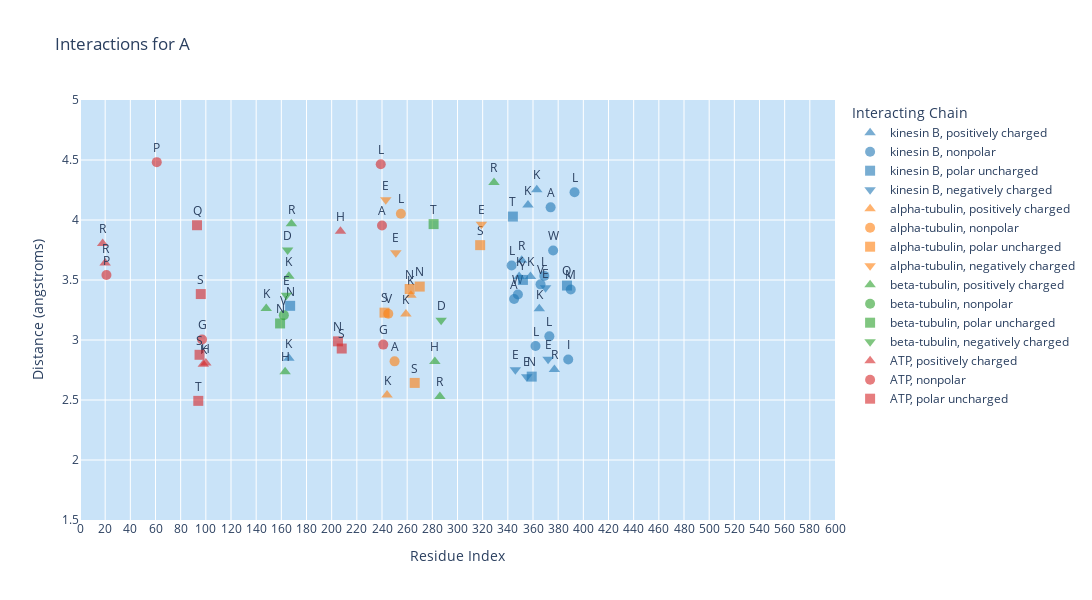
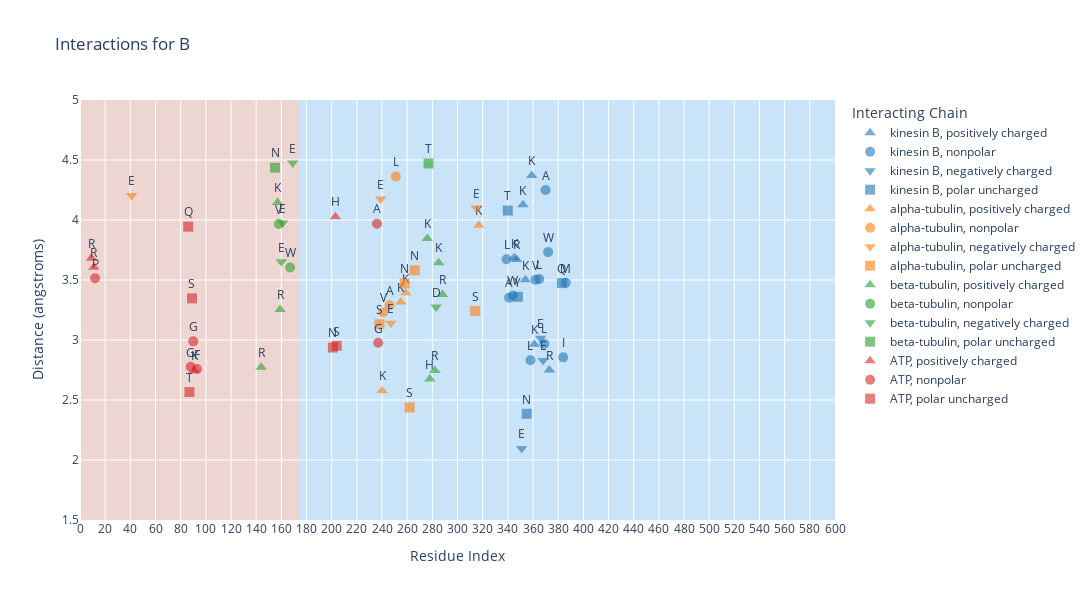
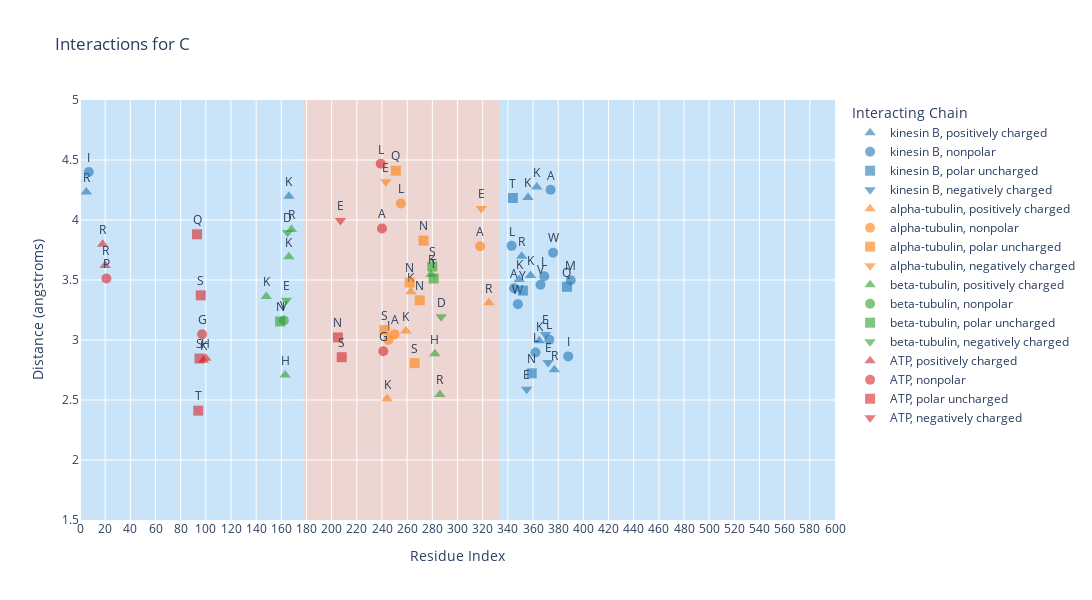
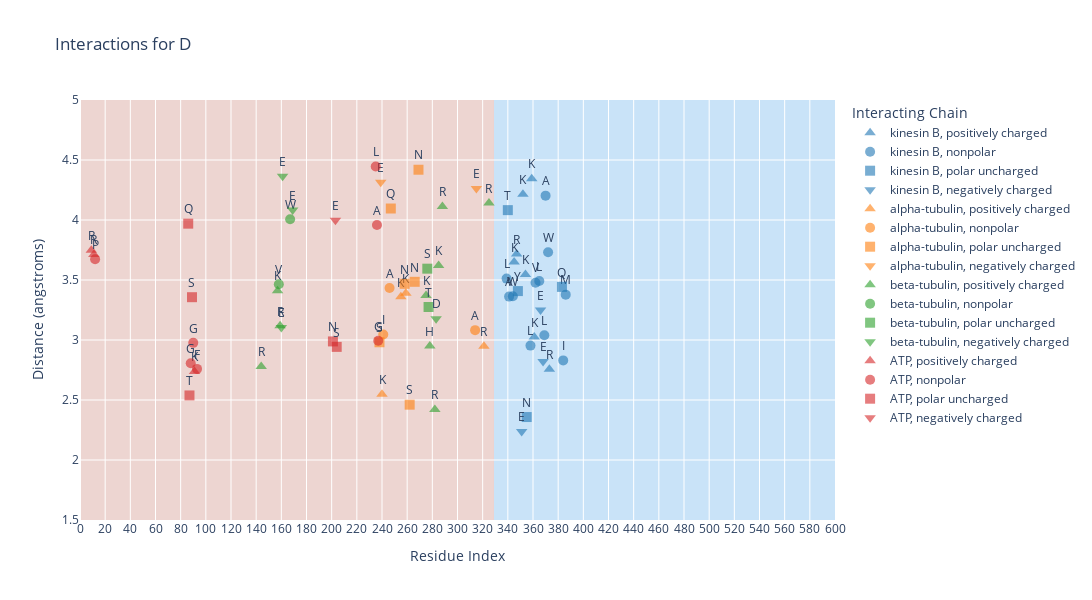

The notebook cell these images were saved under, in order:
### Code cell
# Define the path to the CSV file
csv_file_path = "../../data/3d_predictions/chimeras_5seeds/average_interactions_chimeras.csv"

# Process the DataFrame
df_processed = process_dataframe(csv_file_path)

# Define the threshold value for distance filtering
distance_threshold = 4.5
# Create and display the plots with specified x-axis range, interacting chains, and files to plot
xaxis_range = [0, 600]  # Example x-axis range
yaxis_range = [1.5, distance_threshold + 0.5]
interacting_chains = ['ATP', 'beta-tubulin', 'alpha-tubulin', 'kinesin B']  # Example interacting chains to display

files_to_plot = None #['A', 'H']  # Example files to plot

plots = create_plots(df_processed, distance_threshold, xaxis_range=xaxis_range, yaxis_range=yaxis_range, interacting_chains=interacting_chains[:4], files_to_plot=files_to_plot, chimeras=True)
